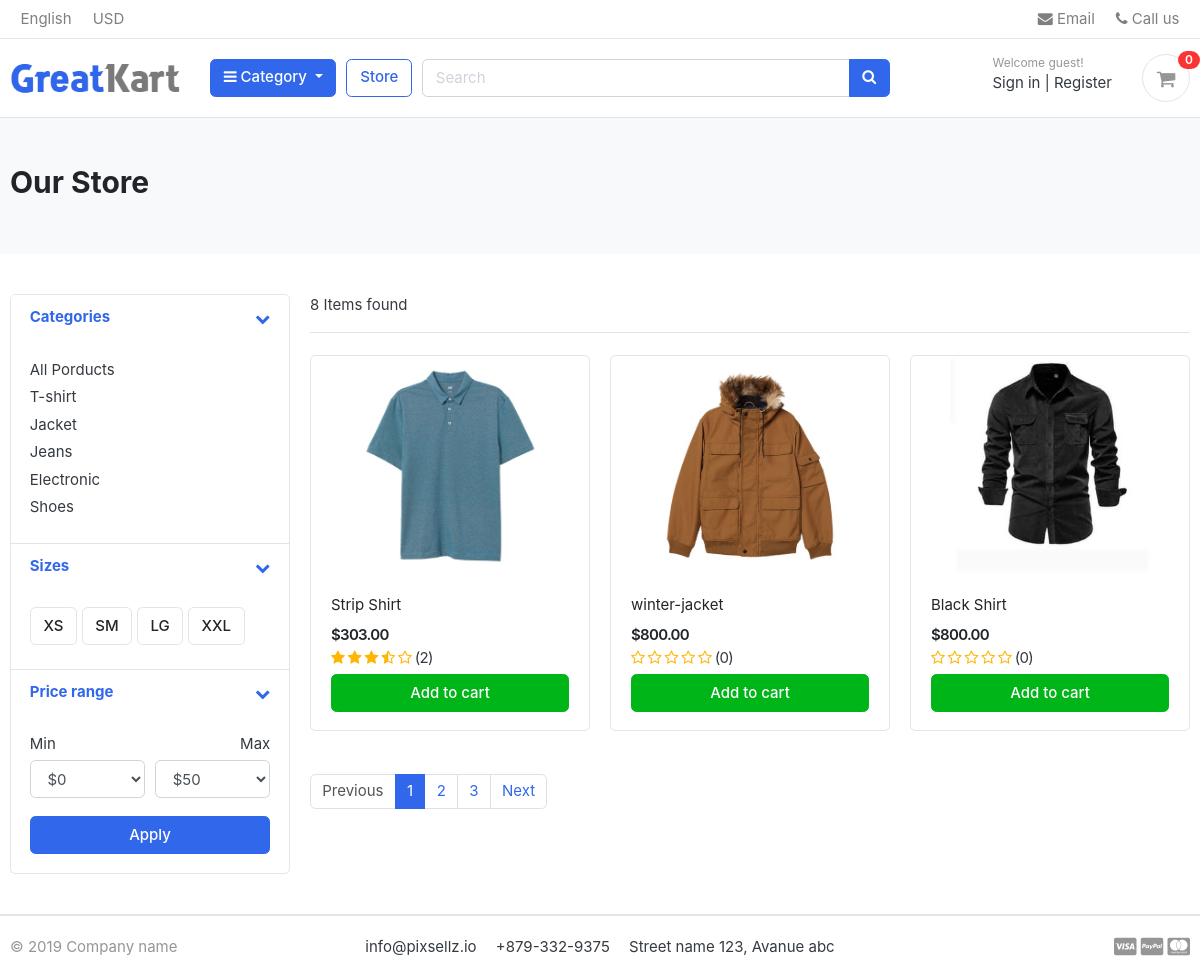
/store/, run on the app's committed database.
### category/models.py (models this page shows, shortened)
class Category(models.Model):
    category_name = models.CharField(max_length=50)
    slug = models.SlugField(unique=True)
    description = models.TextField()
    cat_image = models.ImageField(upload_to='photos/categories/', blank=True, null=True)
    class Meta:
        verbose_name = 'category'
        verbose_name_plural = 'categories'
    def get_url(self):
        return reverse('product_by_category', args=[self.slug])

### store/models.py (models this page shows, shortened)
class Product(models.Model):
    product_name = models.CharField(max_length=200, unique=True, help_text="Name of the product")
    slug = models.SlugField(max_length=200 , unique=True, help_text="Slug of the product")
    description = models.TextField(blank=True, null=True, help_text="Description of the product")
    price = models.DecimalField(max_digits=5, decimal_places=2, help_text="Price of the product")
    images = models.ImageField(upload_to='photos/products/', help_text="Image of the product")
    stock = models.IntegerField(null=True, help_text="Stock of the product")
    is_available = models.BooleanField(default=True, null=True, help_text="Availability of the product")
    category = models.ForeignKey(Category, on_delete=models.CASCADE, help_text="Category of the product")
    created_at = models.DateTimeField(auto_now_add=True)
    updated_at = models.DateTimeField(auto_now=True)
    def averageReview(self):
        reviews = ReviewRating.objects.filter(product=self, status=True).aggregate(average=Avg('rating'))
        avg = 0
        if reviews['average'] is not None:
            avg = float(reviews['average'])
        return avg
    def countReview(self):
        reviews = ReviewRating.objects.filter(product=self, status=True).aggregate(count=Count('id'))
        count = 0
        if reviews['count'] is not None:
            count = int(reviews['count'])
        return count
    class Meta:
        ordering = ('-id',)
        verbose_name = 'product'
        verbose_name_plural = 'products'
    def get_url(self):
        return reverse('product_detail', args=[self.category.slug, self.slug])

### store/views.py (the view)
# urls.py: path('store/', include('store.urls')),
def store(request, category_slug=None):
    if category_slug != None:
        categories = get_object_or_404(Category, slug=category_slug)
        products = Product.objects.filter(category=categories, is_available=True)
    else:
        products  = Product.objects.all().filter(is_available=True).order_by('id')
    count = products.count()
    paginator = Paginator(products, 3)
    page = request.GET.get('page')
    products = paginator.get_page(page)
    return render(request, 'front/store/store.html', context={'products': products, 'count':count})

### carts/contex_processors.py (called while the page is built)
def counter(request):
    cart_count =0
    if 'admin' in request.path:
        return {}
    else:
        try:
            cart= Cart.objects.filter(cart_id=_cart_id(request))
            if request.user.is_authenticated:
                cart_items = CartItem.objects.all().filter(user=request.user)
            else:
                cart_items = CartItem.objects.all().filter(cart=cart[:1])
            for  cart_item in cart_items:
                cart_count = cart_count +cart_item.quantity
        except Cart.DoesNotExist:
            cart_count = 0
    return  dict(cart_count=cart_count,)

### carts/views.py (called while the page is built)
def _cart_id(request):
    cart = request.session.session_key
    if not cart:
        cart = request.session.create()
    return cart

### category/contex_processors.py (called while the page is built)
def menu_links(request):
    links = Category.objects.all()
    return {'links':links}

### templates/front/store/store.html (shortened to what this page needs)
{% extends "front/layouts/base.html" %}
{% load static %}
{% block content %}
<section class="section-pagetop bg">
    <div class="container">
        {% if 'search' in request.path %}
            <h2 class="title-page">Search Results</h2>
        {% else %}
            <h2 class="title-page">Our Store</h2>
        {% endif %}
    </div>
</section>
<section class="section-content padding-y">
    <div class="container">
        <div class="row">
            <aside class="col-md-3">
                <div class="card">
                    <article class="filter-group">
                        <header class="card-header">
                            <a href="#" data-toggle="collapse" data-target="#collapse_1" aria-expanded="true" class="">
                                <i class="icon-control fa fa-chevron-down"></i>
                                <h6 class="title">Categories</h6>
                            </a>
                        </header>
                        <div class="filter-content collapse show" id="collapse_1" style="">
                            <div class="card-body">
                                <ul class="list-menu">
                                    <li><a href="{% url 'store' %}">All Porducts</a></li>
                                    {% for category in links %}
                                        <li><a href="{{category.get_url}}">{{category.category_name}}  </a></li>
                                    {% endfor %}
                                </ul>
                            </div>
                        </div>
                    </article>
                    <article class="filter-group">
                        <header class="card-header">
                            <a href="#" data-toggle="collapse" data-target="#collapse_4" aria-expanded="true" class="">
                                <i class="icon-control fa fa-chevron-down"></i>
                                <h6 class="title">Sizes </h6>
                            </a>
                        </header>
                        <div class="filter-content collapse show" id="collapse_4" style="">
                            <div class="card-body">
                            <label class="checkbox-btn">
                                <span class="btn btn-light"> XS </span>
                            </label>
                            <label class="checkbox-btn">
                                <span class="btn btn-light"> SM </span>
                            </label>
                            <label class="checkbox-btn">
                                <span class="btn btn-light"> LG </span>
                            </label>
                            <label class="checkbox-btn">
                                <span class="btn btn-light"> XXL </span>
                            </label>
                        </div>
                        </div>
                    </article>
                    <article class="filter-group">
                        <header class="card-header">
                            <a href="#" data-toggle="collapse" data-target="#collapse_3" aria-expanded="true" class="">
                                <i class="icon-control fa fa-chevron-down"></i>
                                <h6 class="title">Price range </h6>
                            </a>
                        </header>
                        <div class="filter-content collapse show" id="collapse_3" style="">
                            <div class="card-body">
                                <div class="form-row">
                                <div class="form-group col-md-6">
                                <label>Min</label>
                                    <select class="mr-2 form-control">
                                        <option value="0">$0</option>
                                    </select>
                                </div>
                                <div class="form-group text-right col-md-6">
                                <label>Max</label>
                                    <select class="mr-2 form-control">
                                        <option value="50">$50</option>
                                    </select>
                                </div>
                                </div>
                                <button class="btn btn-block btn-primary">Apply</button>
                            </div>
                        </div>
                    </article>
                </div>
            </aside>
            <main class="col-md-9">
                <header class="border-bottom mb-4 pb-3">
                        <div class="form-inline">
                            <span class="mr-md-auto">{{count}} Items found </span>
                        </div>
                </header>
                <div class="row">
                    {% if products %}
                        {% for product in products  %}
                            <div class="col-md-4">
                                <figure class="card card-product-grid">
                                    <div class="img-wrap">
                                        <a href="{{ product.get_url }}">
                                            <img src="{{product.images.url}}">
                                        </a>
                                    </div>
                                    <figcaption class="info-wrap">
                                        <div class="fix-height">
                                            <a href="{{product.get_url}}" class="title">{{product.product_name}} </a>
                                            <div class="price-wrap mt-2">
                                                <span class="price">${{product.price}}</span>
                                                <div class="rating-star">
                                                    <span>
                                                        <i class="fa fa-star{%if product.averageReview < 0.5 %}-o{% elif product.averageReview >= 0.5 and product.averageReview < 1 %}-half-o{% endif %}" aria-hidden="true"></i>
                                                        <i class="fa fa-star{%if product.averageReview < 1.5 %}-o{% elif product.averageReview >= 1.5 and product.averageReview < 2 %}-half-o{% endif %}" aria-hidden="true"></i>
                                                        <i class="fa fa-star{%if product.averageReview < 2.5 %}-o{% elif product.averageReview >= 2.5 and product.averageReview < 3 %}-half-o{% endif %}" aria-hidden="true"></i>
                                                        <i class="fa fa-star{%if product.averageReview < 3.5 %}-o{% elif product.averageReview >= 3.5 and product.averageReview < 4 %}-half-o{% endif %}" aria-hidden="true"></i>
                                                        <i class="fa fa-star{%if product.averageReview < 4.5 %}-o{% elif product.averageReview >= 4.5 and product.averageReview < 5 %}-half-o{% endif %}" aria-hidden="true"></i>
                                                    </span>
                                                    <span>({{product.countReview}})</span>
                                                </div>
                                            </div>
                                        </div>
                                        {% if product.stock <= 0 %}
                                            <a href="{{ product.get_url }}" class="btn btn-block btn-success">View Details </a>
                                        {% else %}
                                            <a href="{% url 'add_cart' product.id %}" class="btn btn-block btn-success">Add to cart </a>
                                        {% endif %}
                                    </figcaption>
                                </figure>
                            </div>
                        {% endfor %}
                    {% else %}
                        <h2>Not result fount. Pleas try again.</h2>
                    {% endif %}
                </div>
                <nav class="mt-4" aria-label="Page navigation sample">
                    {% if products.has_other_pages %}
                        <ul class="pagination">
                            {% if products.has_previous %}
                                <li class="page-item"><a class="page-link" href="?page={{products.previous_page_number}}">Previous</a></li>
                            {% else %}
                                <li class="page-item disabled"><a class="page-link" href="">Previous</a></li>
                            {% endif %}
                            {% for i in products.paginator.page_range %}
                                {% if products.number == i %}
                                    <li class="page-item active"><a class="page-link" href="?page={{i}}">{{i}}</a></li>
                                 {% else %}
                                    <li class="page-item "><a class="page-link" href="?page={{i}}">{{i}}</a></li>
                                {% endif %}
                            {% endfor %}
                            {% if products.has_next %}
                                <li class="page-item"><a class="page-link" href="?page={{ products.next_page_number }}">Next</a></li>
                            {% else %}
                                <li class="page-item disabled"><a class="page-link" href="">Next</a></li>
                            {% endif %}
                        </ul>
                    {% endif %}
                </nav>
            </main>
        </div>
    </div>
</section>
{% endblock %}

### static/front/css/ui.css (style rules this page uses)
html { font-family: "Inter", sans-serif; font-size: 15px; }
.img-wrap { text-align: center; display: block; }
.img-wrap img { max-width: 100%; }
.price-wrap { letter-spacing: -0.7px; }
.padding-y { padding-top: 40px; padding-bottom: 40px; }
figure { margin-bottom: 0; }
article:after, .form-group:after { display: block; clear: both; content: ""; }
.bg { background-color: #f8f9fa; }
.title-page { color: #212529; }
.btn-light { background-color: #fff; border-color: #e4e4e4; }
[class*=list-] li:after { visibility: hidden; display: block; content: ""; overflow: hidden; height: 0; clear: both; }
.list-menu { list-style: none; margin: 0; padding-left: 0; }
.list-menu li { margin-bottom: 5px; }
.list-menu a { color: #343a40; }
[class*=card-product] a.title { color: #212529; display: block; }
[class*=card-product] .img-wrap { overflow: hidden; position: relative; }
[class*=card-product] .img-wrap img { height: 100%; max-width: 100%; width: auto; display: inline-block; -o-object-fit: cover; object-fit: cover; }
.card-product-grid { margin-bottom: 20px; }
.card-product-grid .img-wrap { border-radius: 0.2rem 0.2rem 0 0; height: 220px; }
.card-product-grid .info-wrap { overflow: hidden; padding: 18px 20px; }
.card-product-grid .fix-height { height: 80px; overflow: hidden; }
.card .img-wrap { overflow: hidden; }
.price { font-weight: 600; color: #212529; }
.icon-control { margin-top: 5px; float: right; font-size: 80%; }
.card-header .title { margin-bottom: 0; line-height: 1.5; }
.filter-group { border-bottom: 1px solid #e4e4e4; }
.filter-group .card-header { border-bottom: 0; }
.filter-group:last-child { border-bottom: 0; }
.checkbox-btn { position: relative; }
.section-pagetop { padding: 45px 0; }

### static/front/css/custom.css (style rules this page uses)
.rating-star i { color : #ffb503! important; }

### data on the page
Category: category_name "T-shirt"
Category: category_name "Jacket"
Category: category_name "Jeans"
Category: category_name "Electronic"
Category: category_name "Shoes"
Product: images (picture), product_name "Strip Shirt", price "303.00", countReview "2", stock "Add to cart"
Product: images (picture), product_name "winter-jacket", price "800.00", countReview "0", stock "Add to cart"
Product: images (picture), product_name "Black Shirt", price "800.00", countReview "0", stock "Add to cart"

### other printed values
{{ cart_count }} "0"
{{ count }} "8"
{{ i }} "1"
{{ i }} "2" "3"
